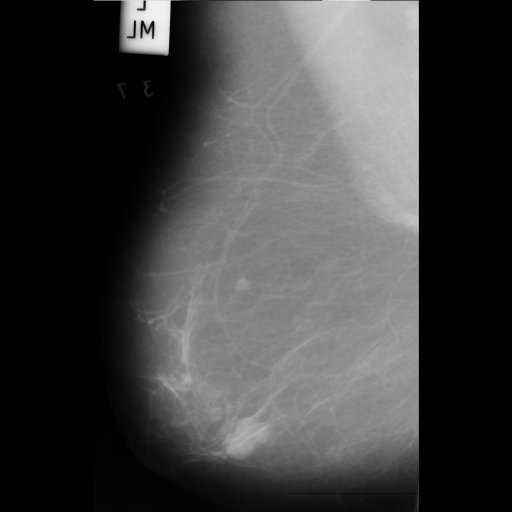
#> input picture dataset/mdb005.pgm, 1024 x 1024 px (shown at 1/2 size); its folder holds only this picture in this run
$ python fallback.py
#> lines starting #> are read from the running program, lines starting #| are printed output that depends on the picture; after the words box and inside, x2 and y2 are one past the last pixel; in counts of white or black regions, pixels touching at a corner belong together
import cv2
import os
import numpy as np

# creating the results folder if it doesn't exist
if not os.path.exists("results/"):
    os.makedirs("results/")

# creating the image list to store the images
imgList = []

# opening the txt file
file = open("dataset/" + "info.txt", "r")
#> (reads dataset/Info.txt from the repository)

# reading the txt file content
for line in file:
    #spliting the text line by line
    lines = line.split()
    print(line)
    x = int(lines[4])
    y = 1024 - int(lines[5])  # assigment says "This value should be subtracted from 1024"
    imgName = lines[0]  #name of the img
    radius = int(lines[6])  # radius of the tumor in pixels
    imgList.append({'name': imgName, 'x': x, 'y': y, 'radius': radius})

file.close()
print("Number of images:", len(imgList))

# function for region growing with 4-connectivity
# R. Adams and L. Bischof, "Seeded region growing,"
# in IEEE Transactions on Pattern Analysis and Machine Intelligence,
# vol. 16, no. 6, pp. 641-647, June 1994, doi: 10.1109/34.295913.
# I used the algorithm from the paper above and
# I tried to implement it as a function in my code
# but instead of the priority queue I used a regular FIFO queue
# and I compared everything to the seed value to keep it simple
def region_growing_4_connectivity(img, seed_x, seed_y, threshold, max_size):
    height = img.shape[0]
    width = img.shape[1]

    # I keep visited pixels here, I fill it with zeros at the beginning
    visitedPixels= np.zeros((height, width), dtype=bool)

    # I use this to store segmented image, I fill it with zeros for now
    result = np.zeros((height, width), dtype=np.uint8)

    # intensity values at seed point
    seed = int(img[seed_y, seed_x])

    pixels = []
    pixels.append((seed_x, seed_y))
    visitedPixels[seed_y, seed_x] = True

    # loops until queue is empty or until reaches the max size
    count = 0
    while len(pixels) > 0 and count < max_size:
        # next pixel from queue
        x, y = pixels.pop()

        # checking if the current pixel intensity is close to the seed value
        if abs(int(img[y, x]) - seed) <= threshold:
            # adding pixel to the result region
            result[y, x] = 255
            count = count + 1

            # I check 4-neighbors here
            # left neighbor
            if x > 0 and not visitedPixels[y, x - 1]:
                pixels.append((x - 1, y))
                visitedPixels[y, x - 1] = True

            # right neighbor
            if x < width - 1 and not visitedPixels[y, x + 1]:
                pixels.append((x + 1, y))
                visitedPixels[y, x + 1] = True

            # top neighbor
            if y > 0 and not visitedPixels[y - 1, x]:
                pixels.append((x, y - 1))
                visitedPixels[y - 1, x] = True

            # bottom neighbor
            if y < height - 1 and not visitedPixels[y + 1, x]:
                pixels.append((x, y + 1))
                visitedPixels[y + 1, x] = True

    return result

def find_seed_simple(img):
    """En parlak noktayı seed olarak seçer"""
    min_val, max_val, min_loc, max_loc = cv2.minMaxLoc(img)
    seed_x = max_loc[0]
    seed_y = max_loc[1]
    return seed_x, seed_y

for i in range(len(imgList)):
    imageList = imgList[i]
    name = imageList['name']
    x = imageList['x']
    y = imageList['y']
    radius = imageList['radius']

    # reading images
    # I use imread to read only .pgm files because .jpg is compressed, and we may lose important details
    img = cv2.imread("dataset/" + name + ".pgm", cv2.IMREAD_GRAYSCALE)
#> img is the input picture: shape (1024, 1024); min 0, max 241, mean 64.5

    # in my first step I use gaussian to remove noise from the images
    # 9 by 9 kernel worked well for this dataset
    # I also tried 3 by 3 mask, but it didn't blur the images enough
    blurred = cv2.GaussianBlur(img, (9, 9), 0)

    # secondly I used contrast stretching to enhance the intensity differences
    contrast_stretching = cv2.normalize(blurred, None, 0, 255, cv2.NORM_MINMAX)

    # So after I have done the preprocessing
    # I removed the noise with gaussian blur
    # there were some holes in some regions in segmentation before applying the gaussian blur
    # Also, contrast stretching helped to separate regions in a better way

    # Otomatik seed bulma - en parlak noktayı seç
    x_auto, y_auto = find_seed_simple(contrast_stretching)
#> in find_seed_simple, `min_val, max_val, min_loc, max_loc = cv2.minMaxLoc(img)`: min_val = 0; max_val = 255; min_loc = (0, 0); max_loc = (321, 15)
#> in find_seed_simple, `seed_x = max_loc[0]`: seed_x = 321
#> in find_seed_simple, `seed_y = max_loc[1]`: seed_y = 15
#> x_auto = 321; y_auto = 15

    # and as the third step of my algorithm I used region growing function here
    # this is where the main segmentation happens
    # I choose threshold value by trying different values I started from 10,12,13,15,18,20
    # I stopped at 20
    # because at 20 in smaller tumors it started doing too much over-segmentation
    # so what I found is:
    # thresh = 20 gives the best result for larger tumors
    # thresh = 10 gives the best result for smaller tumors
    # I picked 12 to make it suitable for both cases
    # but still it makes some under-segmentation for very big tumors
    thresh = 12

    # calling region_growing_4_connectivity function with automatic seed
    segmented_img = region_growing_4_connectivity(contrast_stretching, x_auto, y_auto, thresh, img.shape[0] * img.shape[1])
#> in region_growing_4_connectivity, `seed = int(img[seed_y, seed_x])`: seed = 255
#> the loop in region_growing_4_connectivity, `while len(pixels) > 0 and count < max_size:` made 2908 passes
#> (x, y) on passes 1 to 12: (321, 15), (321, 16), (321, 17), (321, 18), (321, 19), (321, 20), (321, 21), (321, 22), (321, 23), (321, 24), (321, 25), (321, 26)
#> after the loop in region_growing_4_connectivity, `while len(pixels) > 0 and count < max_size:`:
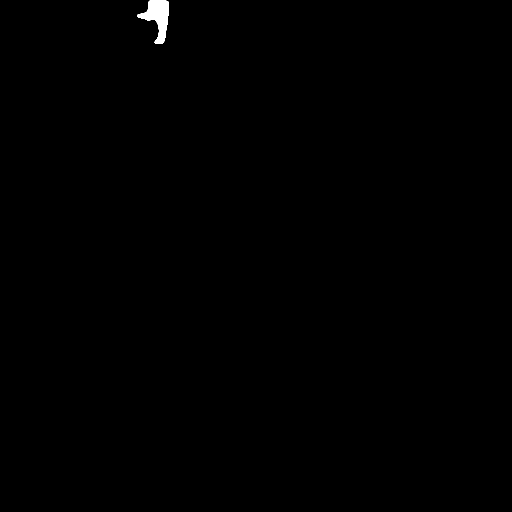
#> result: shape (1024, 1024) (shown at 1/2 size); 0.26% white; 1 white region, box (x1, y1, x2, y2) and area: (274, 0, 337, 88) 2675
#> after the loop in region_growing_4_connectivity, `while len(pixels) > 0 and count < max_size:`: visitedPixels: shape (1024, 1024) bool; 0.28% white; 1 white region, box (x1, y1, x2, y2) and area: (273, 0, 338, 89) 2908
#> after the loop in region_growing_4_connectivity, `while len(pixels) > 0 and count < max_size:`: count = 2675; pixels = []

    # as the final step I used closing to fill gaps I tried several kernel sizes but 12 was enough
    closing_kernel = cv2.getStructuringElement(cv2.MORPH_ELLIPSE, (12, 12))
    segmented_img_closed = cv2.morphologyEx(segmented_img, cv2.MORPH_CLOSE, closing_kernel)
#> segmented_img_closed: shape (1024, 1024); 0.26% white; 1 white region, box (x1, y1, x2, y2) and area: (275, 0, 338, 89) 2731

    # I multiplied the original image with the segmentation mask to have only tumor region visible
    tumor_region = cv2.bitwise_and(img, img, mask=segmented_img_closed)

    # drawing the ground truth square
    img_color = cv2.cvtColor(img, cv2.COLOR_GRAY2BGR)
    # red
    cv2.rectangle(img_color, (x - radius, y - radius), (x + radius, y + radius), (0, 0, 255), 4)
#> img_color: shape (1024, 1024, 3); 0.11% of pixels changed, all inside (x1, y1, x2, y2) = (445, 859, 510, 924)

    # Tüm adımları tek bir görüntüde birleştir
    img_color_step = cv2.cvtColor(img, cv2.COLOR_GRAY2BGR)
    blurred_color = cv2.cvtColor(blurred, cv2.COLOR_GRAY2BGR)
    contrast_color = cv2.cvtColor(contrast_stretching, cv2.COLOR_GRAY2BGR)
    cv2.circle(contrast_color, (x_auto, y_auto), 5, (0, 255, 0), -1)
#> contrast_color: shape (1024, 1024, 3); mean B, G, R 68.2, 68.2, 68.2
    segmented_color = cv2.cvtColor(segmented_img, cv2.COLOR_GRAY2BGR)
    closed_color = cv2.cvtColor(segmented_img_closed, cv2.COLOR_GRAY2BGR)
    tumor_color = cv2.cvtColor(tumor_region, cv2.COLOR_GRAY2BGR)

    font = cv2.FONT_HERSHEY_SIMPLEX
    cv2.putText(img_color_step, "1. Original", (10, 40), font, 1.2, (255, 255, 255), 2)
    cv2.putText(blurred_color, "2. Gaussian Blur", (10, 40), font, 1.2, (255, 255, 255), 2)
    cv2.putText(contrast_color, "3. Contrast + Seed", (10, 40), font, 1.2, (255, 255, 255), 2)
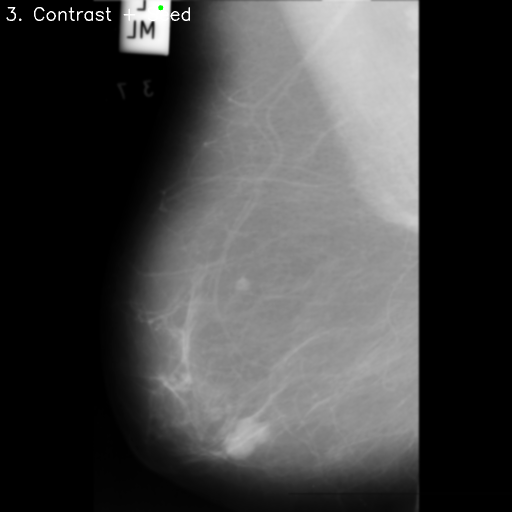
#> contrast_color: shape (1024, 1024, 3) (shown at 1/2 size); mean B, G, R 68.6, 68.6, 68.6
    cv2.putText(segmented_color, "4. Region Growing", (10, 40), font, 1.2, (255, 255, 255), 2)
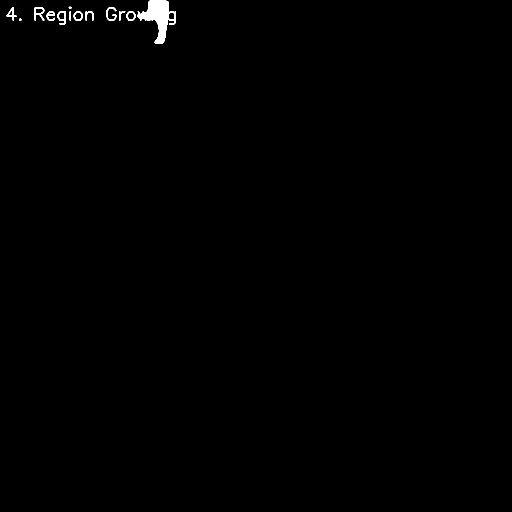
#> segmented_color: shape (1024, 1024, 3) (shown at 1/2 size); 0.44% white; 13 white regions, largest, box (x1, y1, x2, y2) and area: (274, 0, 352, 88) 2937, (69, 14, 89, 42) 236, (115, 22, 132, 50) 222
    cv2.putText(closed_color, "5. Morphological Close", (10, 40), font, 1.2, (255, 255, 255), 2)
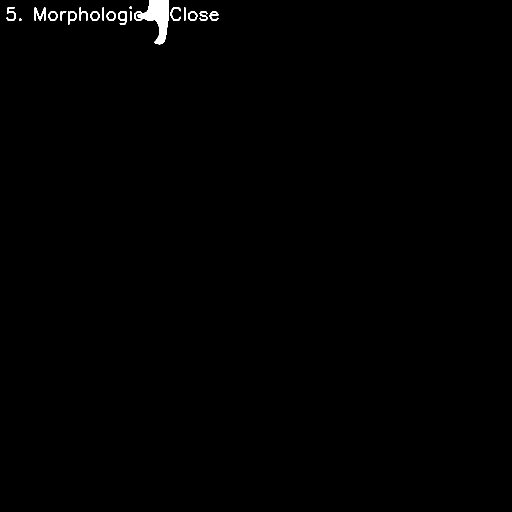
#> closed_color: shape (1024, 1024, 3) (shown at 1/2 size); 0.52% white; 19 white regions, largest, box (x1, y1, x2, y2) and area: (268, 0, 338, 89) 2866, (69, 14, 91, 42) 296, (236, 22, 253, 50) 220
    cv2.putText(tumor_color, "6. Tumor Region", (10, 40), font, 1.2, (255, 255, 255), 2)
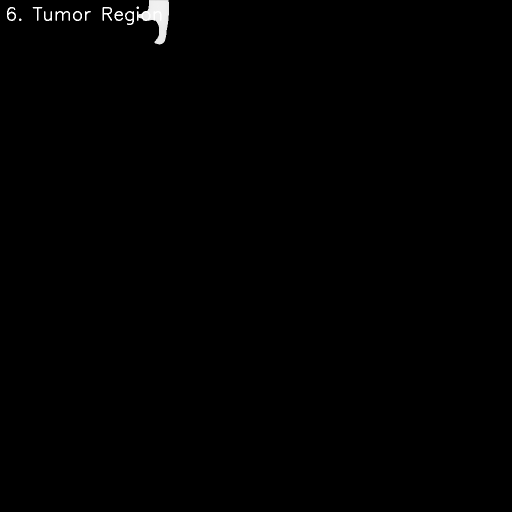
#> tumor_color: shape (1024, 1024, 3) (shown at 1/2 size); min 0, max 255, mean 1
    cv2.putText(img_color, "7. Ground Truth", (10, 40), font, 1.2, (255, 255, 255), 2)

    row1 = np.hstack([img_color_step, blurred_color, contrast_color, segmented_color])
    row2 = np.hstack([closed_color, tumor_color, img_color, np.zeros_like(img_color)])
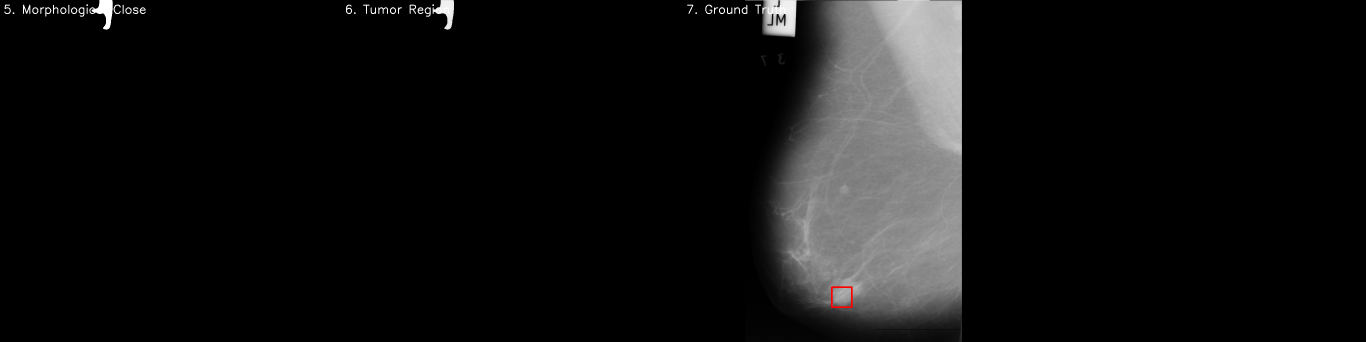
#> row2: shape (1024, 4096, 3) (shown at 1/3 size); mean B, G, R 16.8, 16.8, 16.8

    combined = np.vstack([row1, row2])
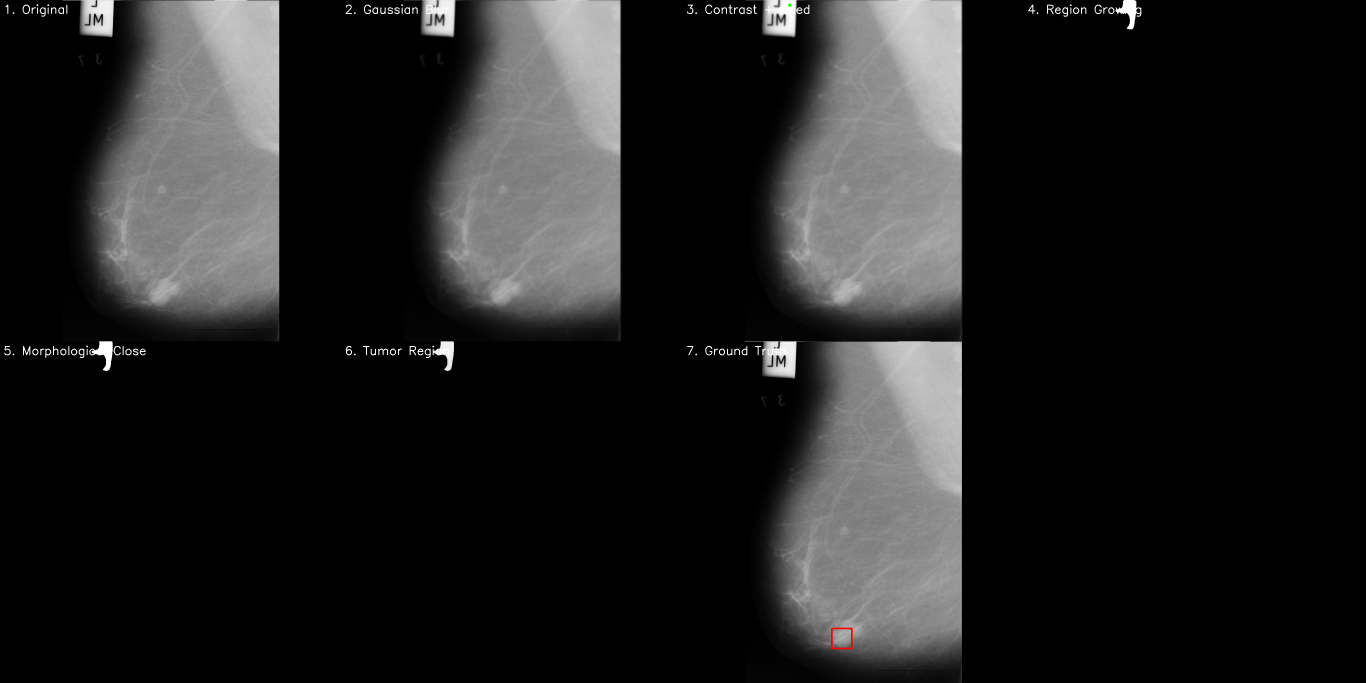
#> combined: shape (2048, 4096, 3) (shown at 1/3 size); mean B, G, R 33.3, 33.3, 33.3
#> (the run stopped early here; a loop or call above may not have finished)
